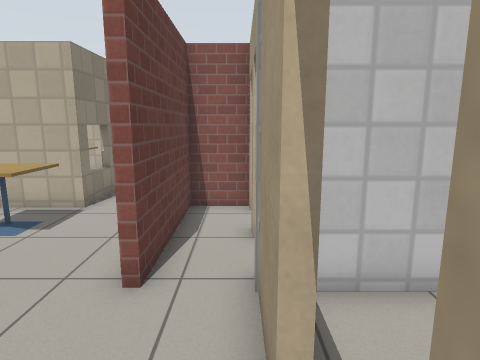
view 1 (above)

24 first-person views from a walk through a Gazebo world. The camera is 1.3 m above the floor, tilts 10° down and sees 75° across. The floor is counted in squares, 0.5 m on a side. Each view is taken from the middle of a square. On the plan, view 1 faces up. The plan holds only what a view shows up to about 20 squares ahead; the rest is blank. Robots are left out. Simple patterns stand in for the simulator's built-in surfaces.

view 2
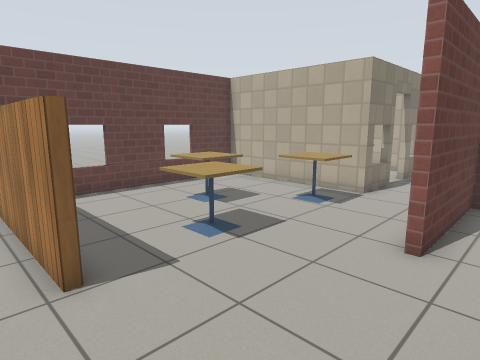

view 3
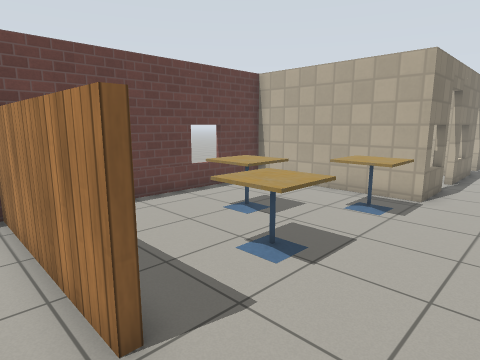

view 4
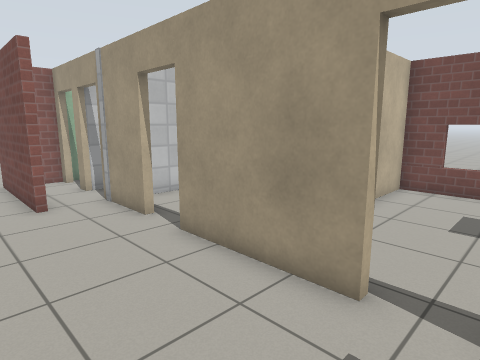

view 5
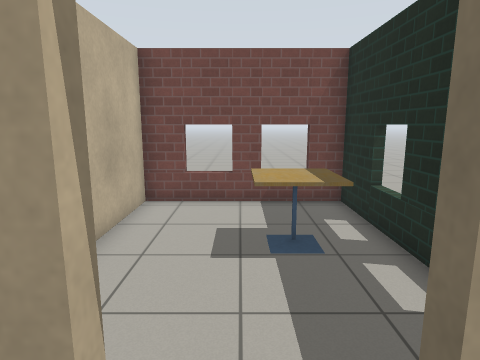

view 6
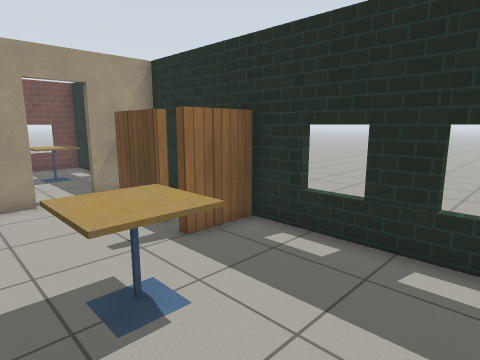

view 7
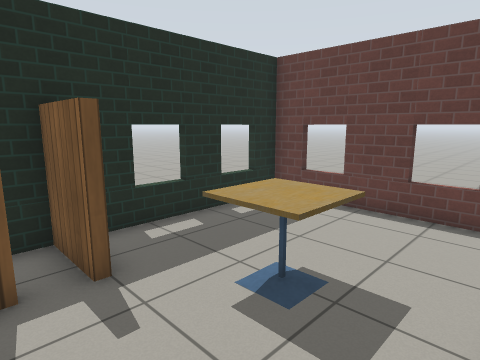

view 8
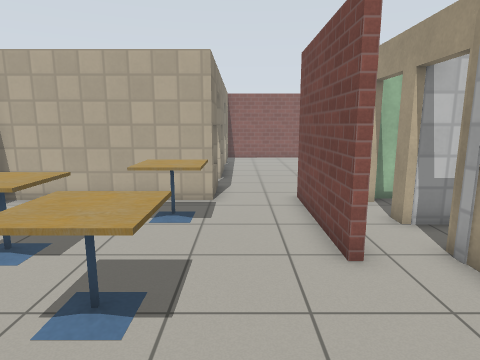

view 9
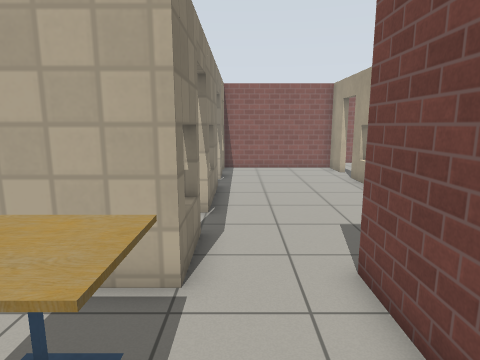

view 10
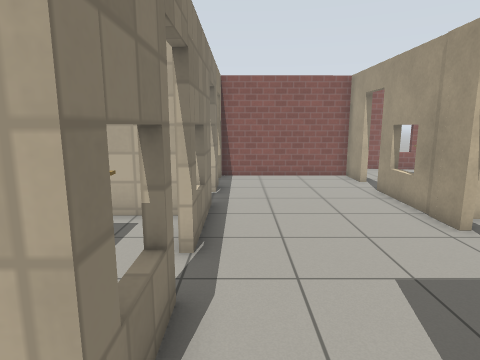

view 11
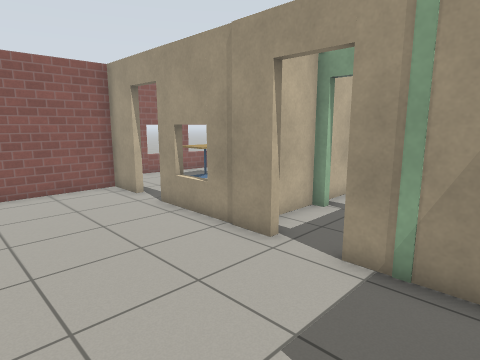

view 12
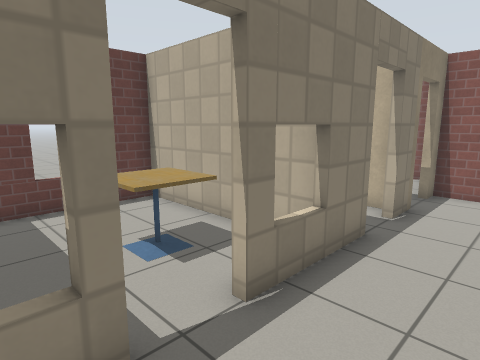

view 13
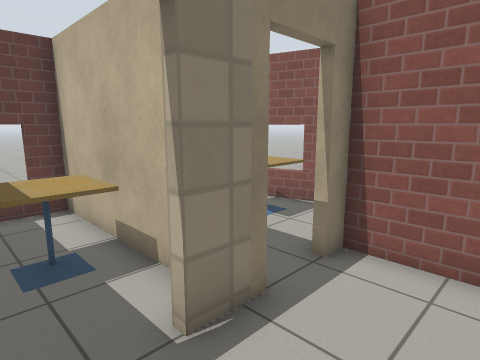

view 14
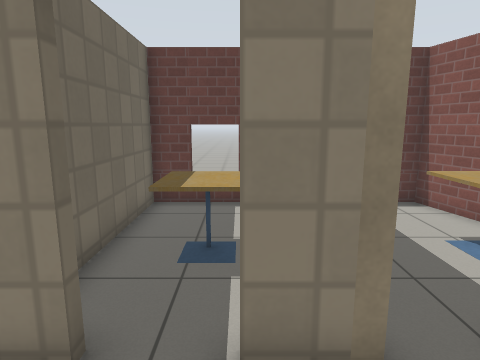

view 15
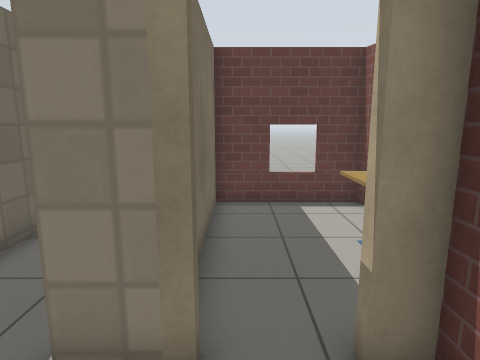

view 16
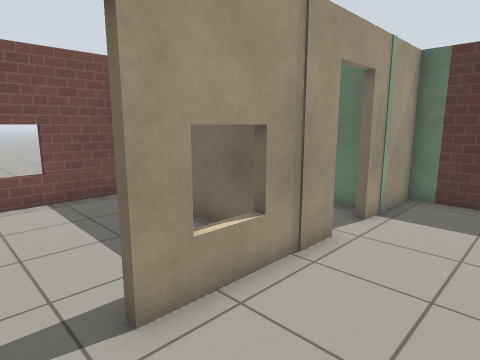

view 17
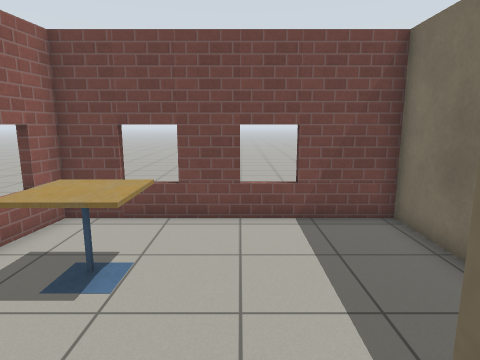

view 18
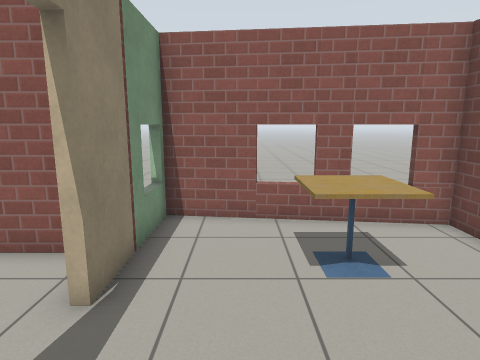

view 19
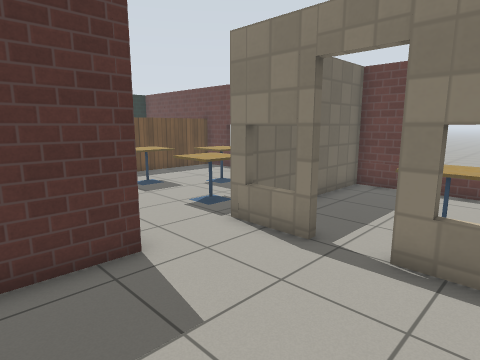

view 20
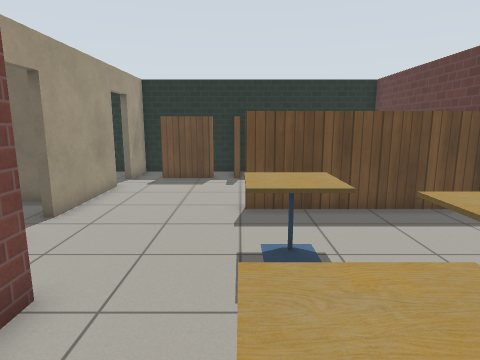

view 21
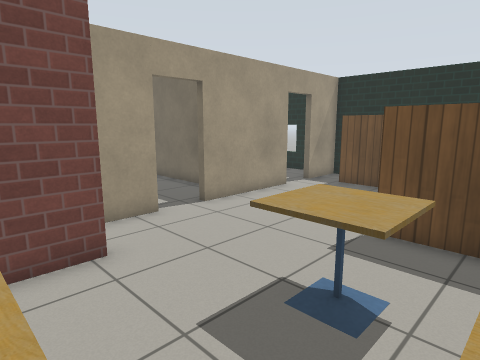

view 22
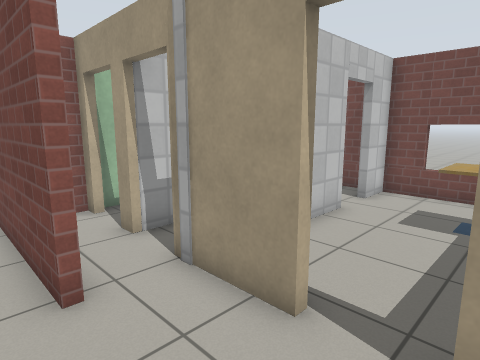

view 23
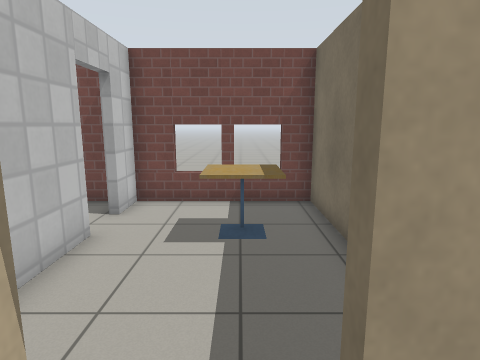

view 24
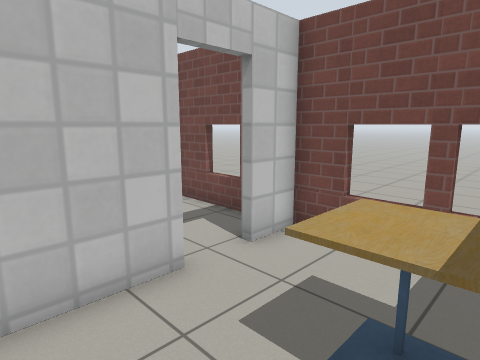

### Floor plan
Ten units are one square. View 1 is at (0, 0); x grows to the right and y downward. Boxes are objects, and circles mark ways between rooms. Rooms are numbered by the first view taken in them; rooms with no view inside come last. Other rooms are left out.
<svg viewBox="-133 -273 233 363">
<path fill="none" stroke="#000" d="M3 -21 3 -53M-49 -97 -124 -97 -124 5 -52 5 -52 8 -64 8M3 -70 3 -76M-123 -72 -128 -72M3 -99 -16 -99 -16 -46 -19 -46 -19 -102M-38 63 -11 63M3 42 3 -5M-64 8 -124 8 -124 85 3 85 3 60M-50 85 -50 60 -47 60 -47 85M-49 -182 -49 -140M15 -154 15 -204M-49 -215 -49 -200M-49 -123 -49 -97M15 -221 15 -241 -49 -241 -49 -233M-19 -102 15 -102 15 -138M60 -263 61 -267M27 -167 95 -166 95 -259 18 -268 18 -221M61 -46 11 -46M17 14 95 14 95 -46 79 -46M14 85 95 85 95 17 56 17M-54 -168 -124 -168 -124 -100 -55 -100M-55 -209 -124 -209 -124 -171 -73 -171"/>
<rect x="-95" y="-65" width="20" height="30" fill="#bbb"><title>cafe table</title></rect>
<rect x="-75" y="-45" width="30" height="30" fill="#bbb"><title>cafe table</title></rect>
<rect x="-75" y="-85" width="30" height="20" fill="#bbb"><title>cafe table</title></rect>
<rect x="-85" y="25" width="30" height="30" fill="#bbb"><title>cafe table</title></rect>
<rect x="45" y="-245" width="30" height="20" fill="#bbb"><title>cafe table</title></rect>
<rect x="55" y="-25" width="20" height="30" fill="#bbb"><title>cafe table</title></rect>
<rect x="45" y="55" width="20" height="20" fill="#bbb"><title>cafe table</title></rect>
<rect x="-85" y="-155" width="20" height="20" fill="#bbb"><title>cafe table</title></rect>
<rect x="-95" y="-205" width="30" height="20" fill="#bbb"><title>cafe table</title></rect>
<circle cx="-45" cy="35" r="3" fill="#2a7"/>
<circle cx="0" cy="55" r="3" fill="#2a7"/>
<circle cx="-35" cy="-100" r="3" fill="#2a7"/>
<circle cx="3" cy="-13" r="3" fill="#2a7"/>
<circle cx="20" cy="-215" r="3" fill="#2a7"/>
<circle cx="-50" cy="-135" r="3" fill="#2a7"/>
<circle cx="-50" cy="-195" r="3" fill="#2a7"/>
<text x="-60" y="-30">1</text>
<text x="-80" y="50">2</text>
<text x="-20" y="-170">3</text>
<text x="60" y="-220">4</text>
<text x="50" y="-20">5</text>
<text x="50" y="50">6</text>
<text x="-90" y="-140">7</text>
<text x="-90" y="-190">8</text>
</svg>
Room 1 opens to room 2. Room 1 opens to room 3. Room 1 opens to room 5. Room 3 opens to room 4. Room 3 opens to room 7. Room 3 opens to room 8.

Where each view was taken, in squares from view 1:
view 1: 0 up, 0 right, facing up
view 2: 2 down, 0 right, facing up-left
view 3: 2 down, 2 left, facing up-left
view 4: 6 down, 4 left, facing up-right
view 5: 5 down, 1 left, facing right
view 6: 2 down, 11 left, facing down-right
view 7: 1 down, 3 left, facing down-left
view 8: 1 down, 4 left, facing up
view 9: 5 up, 4 left, facing up
view 10: 8 up, 4 left, facing up
view 11: 11 up, 4 left, facing up-right
view 12: 11 up, 2 left, facing up-left
view 13: 18 up, 2 left, facing up-left
view 14: 20 up, 2 left, facing left
view 15: 22 up, 2 left, facing left
view 16: 22 up, 2 left, facing down-right
view 17: 21 up, 1 right, facing right
view 18: 18 up, 4 right, facing up
view 19: 16 up, 1 right, facing down-left
view 20: 9 up, 5 left, facing down
view 21: 7 up, 8 left, facing down-right
view 22: 0 up, 3 left, facing up-right
view 23: 1 up, 1 left, facing right
view 24: 0 up, 3 right, facing up-right
